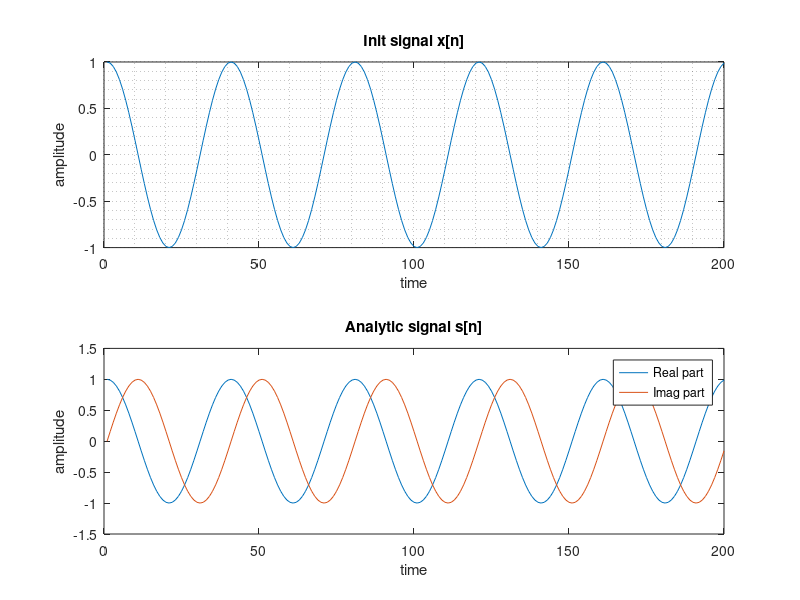

MATLAB code for this plot:
clear, clc, close all;

fs = 40000;
ts = 0 : 1/fs : 0.005-1/fs;
n = length(ts);

x = cos(2*pi*1000*ts);

X = fft(x);

fp = 2:floor(n/2) + mod(n,2);
fn = ceil(n/2) + 1 + ~mod(n,2):n;

S(fn) = X(fn)*0;
S(fp) = X(fp)*2;

s = ifft(S);

figure('Name','Figure 1','units','normalized',...
    'outerposition',[0 0.5 0.5 0.5]);

subplot(2,1,1);
plot(x), grid minor, title('Init signal x[n]');
xlabel('time');
ylabel('amplitude');

subplot(2,1,2);
plot(real(s)), grid minor, hold on;
plot(imag(s)), grid minor, title('Analytic signal s[n]');
xlabel('time');
ylabel('amplitude');
legend({'Real part';'Imag part'});
